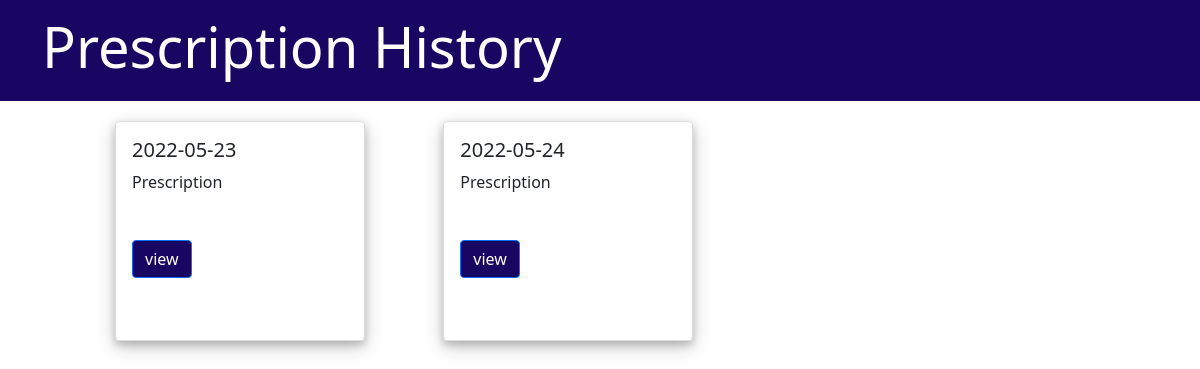
The page /prescription_history/aajkatrial69 on the database as committed earlier.
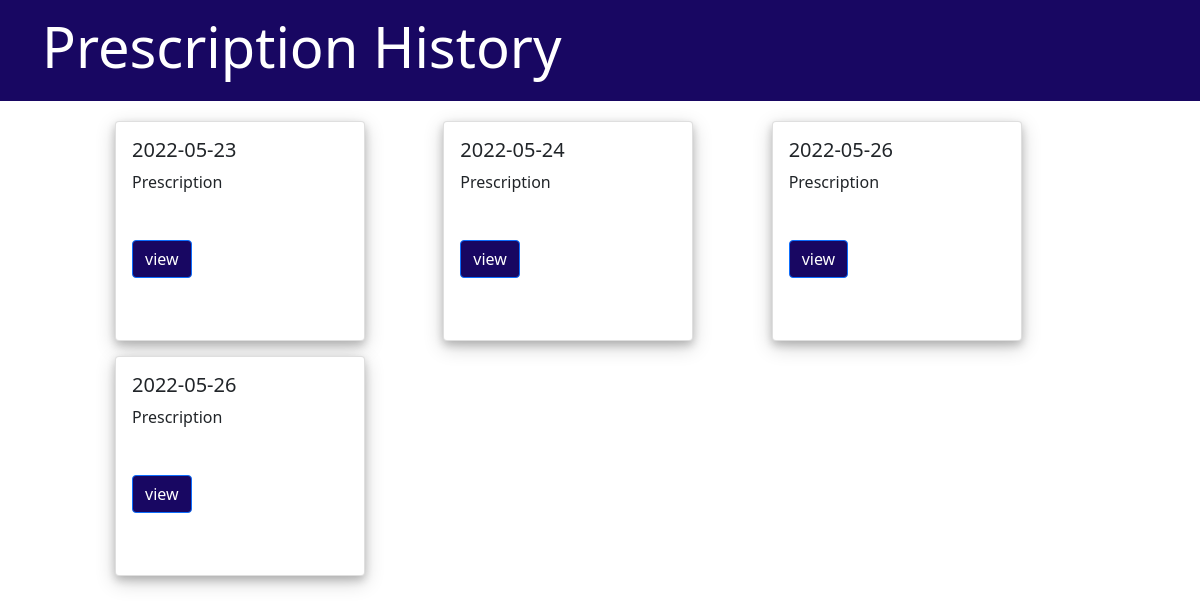
The same page on the database as committed later.
### presc/models.py (models this page shows)
class Prescription(models.Model):
	userId = models.ForeignKey(User, on_delete=models.CASCADE)
	name = models.TextField(default="")

### presc/views.py (the view)
# urls.py: path('prescription_history/<str:username>', presc_his, name='presc-his'),
def presc_his(request, username):
	user = User.objects.get(username=username)
	prescriptions = Prescription.objects.filter(userId=user)
	return render(request, 'presc/presc_his.html', {'pres': prescriptions})

### presc/templates/presc/presc_his.html (shortened to what this page needs)
{% load static %}
<!DOCTYPE html>
<html lang="en">
<head>
  <link rel="stylesheet" href="{% static 'presc/vp.css' %}">
  <link href="https://cdn.jsdelivr.net/npm/bootstrap@5.1.3/dist/css/bootstrap.min.css" rel="stylesheet">
</head>
<body>
  <nav class="navbar navbar-expand-lg navbar-dark" style="background-color: rgb(24,7,98)">
    <div class="container">
      <a class="navbar-brand" href="#">
        <h1 class="display-4">Prescription History</h1>
      </a>
    </div>
  </nav>
  <div class="containermain">
    {% for pre in pres %}
    <div class="card" style="
  width: 250px;
  height:220px;
  box-shadow: 0 4px 8px 0 rgba(0, 0, 0, 0.2), 0 6px 20px 0 rgba(0, 0, 0, 0.19);
  ">
      <div class="card-body">
        <h5 class="card-title">{{ pre.name }}</h5>
        <p class="card-text">Prescription</p>
        <a class="btn btn-primary" href="{% url 'your_presc' pk=pre.pk %}" role="button" style="background-color: rgb(24,7,98);margin-top:30px">view</a>
      </div>
    </div>
    {% endfor %}
  </div>
</body>
</html>

### presc/static/presc/vp.css (style rules this page uses)
.containermain { margin-top: 20px; display: grid; margin-left: auto; margin-right: auto; grid-template-columns: repeat(3,1fr); column-gap: 15px; row-gap: 15px; max-width: 970px; }

Rows that differ between the two databases and show on the page:
added Prescription: name "2022-05-26"
added Prescription: name "2022-05-26"
